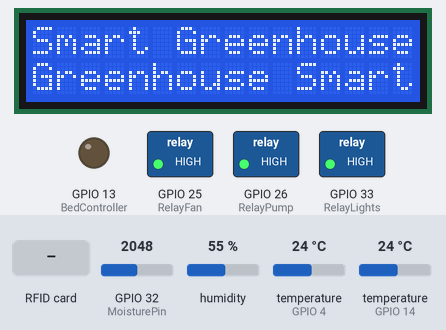
The sketch below on a simulated ESP32. Parts: 16×2 character LCD, switched loads named in the sketch (green lamp = pin HIGH), output pins drawn as LEDs (lit = HIGH). The test bench sets the inputs (shaded band); at power-on: temperature (sensors on GPIO 4, GPIO 14) 24 °C, GPIO 32 (MoisturePin) = 2048, humidity 55 %. WiFi joins after 1.5 s; servers stay silent unless stated; no MQTT or app messages arrive unless stated; what the sketch prints to the serial monitor is not drawn.

Above: at 1.8 s.
At 7.4 s:
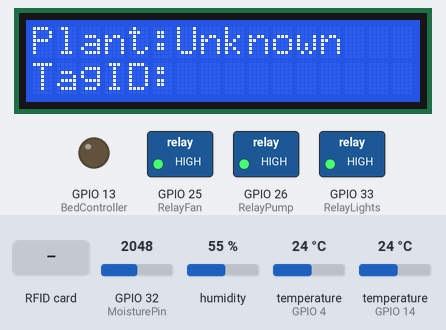
7.5 s: RFID card D3 FC C1 19 held to the reader
At 12.0 s:
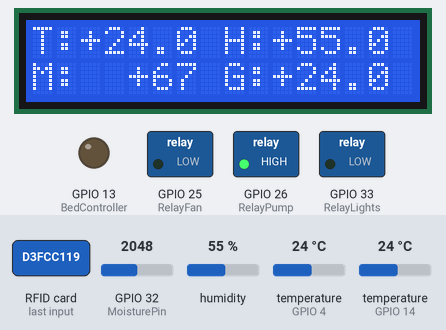
12.6 s: temperature (sensor on GPIO 4) set to 20.6 °C
19.7 s: temperature (sensor on GPIO 4) set to 19.6 °C
At 21.7 s:
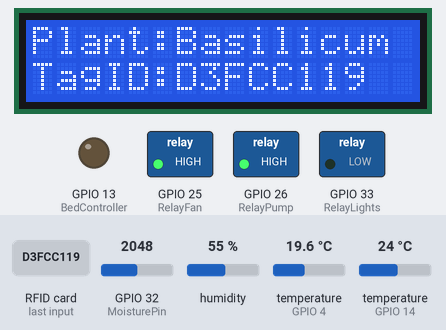
25.5 s: temperature (sensor on GPIO 14) set to 17 °C
32.6 s: temperature (sensor on GPIO 14) set to 16 °C
At 34.6 s:
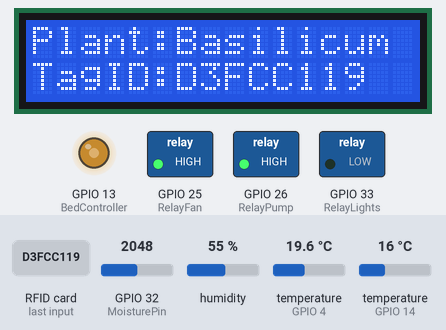
38.4 s: GPIO 32 (MoisturePin) set to 2983
45.5 s: GPIO 32 (MoisturePin) set to 3104
At 54.5 s:
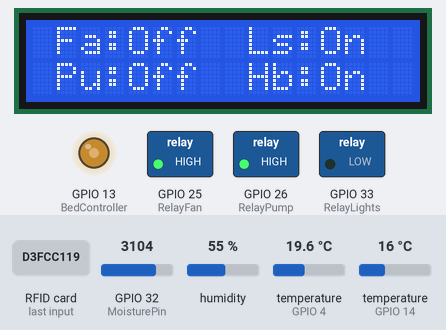
Timing chart, 0 to 84.9 s (numbered marks = the images above; inputs shaded):
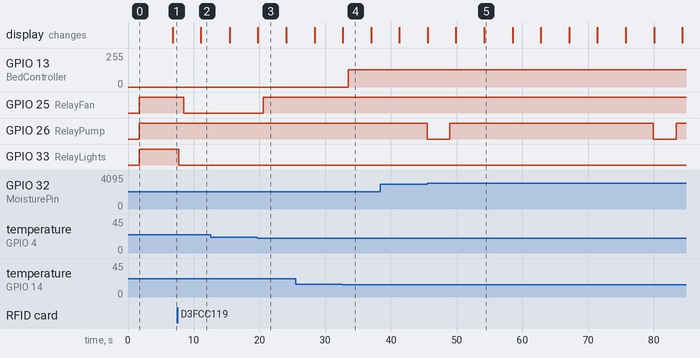

The sketch:

testGreenHouse.ino
```cpp
// Includes
#include <DHT.h>
#include <SPI.h>
#include <WiFi.h>
#include <MFRC522.h>
#include <OneWire.h>
#include <Arduino.h>
#include <PubSubClient.h>
#include <LiquidCrystal_I2C.h>
#include <DallasTemperature.h>

// definitions WiFi
const char* ssid = "MSI 6691";
const char* password = "123456789";

// definitions MQTT
const char* mqttServer = "192.168.137.64";
const int mqttPort = 1883;
const char* mqttUser = "Arnoud";
const char* mqttPassword = "raspberry";
const char* clientID = "client_greenhouse"; // MQTT client ID

WiFiClient espClient;
PubSubClient client(espClient);
unsigned long publishPeriod = 10000;
unsigned long startPublish;

// Ground temperature sensor
#define SOILPIN  14
OneWire oneWire(SOILPIN);
DallasTemperature DS18B20(&oneWire);

float GroundTemp = 0;

// Temperature and humidity sensor (DHT22)
#define DHTPIN 4  // Pin connected to the DHT sensor
#define DHTTYPE DHT22  // DHT11 or DHT22
DHT dht(DHTPIN, DHTTYPE);

float Temp = 0;
float TempTarget = 0;
float TempRange = 0;
float Humidity = 0;

// Relays
#define RelayPump 26
bool pumpState;
bool pumpInCycle;
unsigned long timeOnPump;
unsigned long timeOffPump;
unsigned long pumpOnPeriod = 3000;
unsigned long pumpOffPeriod = 30000;

#define RelayFan 25
bool fanState;
#define RelayLights 33
bool lightsState;

// Heat Bed Controller
#define BedController 13
bool heatbedState;
#define PWM_Freq  1000

int DutyCycle = 0;

// Moisture sensor
#define MoisturePin 32

int Moisture = 0;
int MoistureMaxRange = 0;
int MoistureMinRange = 0;
int MoistureTarget = 0;

// RFID reader
#define RST_PIN    2
#define SS_PIN     5

MFRC522 mfrc522(SS_PIN, RST_PIN);  // Create MFRC522 instance

byte readCard[4];
String tagID = "";
String Basilicum = "D3FCC119";
String Rozemarijn = "9CDF738";
String Plant = "Unknown";

LiquidCrystal_I2C lcd(0x27, 16, 2);
unsigned long lcdInfoPeriod = 4000;
unsigned long timeLCD;
unsigned long lcdInfoIdx = 0;

void setupWifi() {
  WiFi.begin(ssid, password);

  while (WiFi.status() != WL_CONNECTED)
  {
    delay(500);
    Serial.println("Connecting to WiFi..");
  }
  Serial.println("Connected to the WiFi network");

  client.setServer(mqttServer, mqttPort);
}

void clearLCD() {
  lcd.init();
  lcd.backlight();
  lcd.clear();
  lcd.setCursor(0, 0);
}

void splashLCD() {
  clearLCD();

  lcd.setCursor(0, 0);
  lcd.print("Smart Greenhouse");
  lcd.setCursor(0, 1);
  lcd.print("Greenhouse Smart");
}

void infoPlantLCD() {
  String line1, line2;
  char buffer[40];

  clearLCD();

  sprintf(buffer,"Plant:%s",Plant.c_str());
  line1 = String(buffer);
  sprintf(buffer,"TagID:%s",tagID.c_str());
  line2 = String(buffer);

  lcd.setCursor(0, 0);
  lcd.print(line1);
  lcd.setCursor(0, 1);
  lcd.print(line2);
}

void infoMeasuresLCD() {
  String line1, line2;
  char buffer[40];

  clearLCD();

  sprintf(buffer,"T:%+2.1f H:%+2.1f",Temp,Humidity);
  line1 = String(buffer);

  sprintf(buffer,"M:%+5d G:%+2.1f",Moisture,GroundTemp);
  line2 = String(buffer);

  // line1 = " T:" + String(Temp, 1) + "  H:" + String(Humidity, 1);
  //line2 = " M:" + String(Moisture) + "  G:" + String(GroundTemp, 1);

  lcd.setCursor(0, 0);
  lcd.print(line1);
  lcd.setCursor(0, 1);
  lcd.print(line2);
}

void infoActuatorsLCD() {
  String line1, line2;

  clearLCD();

  String strFan = "Off";
  if (fanState) strFan = "On ";
  String strLights = "Off";
  if (lightsState) strLights = "On ";
  String strPump = "Off";
  if (pumpState) strPump = "On ";
  String strHeatbed = "Off";
  if (heatbedState) strHeatbed = "On ";

  line1 = " Fa:" +  strFan + "  Ls:" + strLights;
  line2 = " Pu:" +  strPump + "  Hb:" + strHeatbed;

  lcd.setCursor(0, 0);
  lcd.print(line1);
  lcd.setCursor(0, 1);
  lcd.print(line2);
}

void startPump() {
  digitalWrite(RelayPump, LOW);
  pumpState = true;
  timeOnPump = millis();
}

void stopPump() {
  digitalWrite(RelayPump, HIGH);
  pumpState = false;
  timeOffPump = millis();
}

void cyclePump() {
  unsigned long timeNow = millis();

  if (pumpInCycle) {
    if (pumpState == true && (timeNow - timeOnPump >= pumpOnPeriod)) {
      stopPump();
    }

    if (pumpState == false && (timeNow - timeOffPump >= pumpOffPeriod)) {
      pumpInCycle = false;
    }
  }
  else {
    startPump();
    pumpInCycle = true;
  }
}

void startFan() {
  digitalWrite(RelayFan, LOW);
  fanState = true;
}

void stopFan() {
  digitalWrite(RelayFan, HIGH);
  fanState = false;
}

void startLights() {
  digitalWrite(RelayLights, LOW);
  lightsState = true;
}

void stopLights() {
  digitalWrite(RelayLights, HIGH);
  lightsState = false;
}

void startHeatbed(int dutycycle) {
  ledcWrite(0, map(dutycycle, 0, 100, 0, 256));
  heatbedState = true;
}

void stopHeatbed() {
  ledcWrite(0, 0);
  heatbedState = false;
}

void getMeasurements() {
  // Sensor Readings
  DS18B20.requestTemperatures();       // send the command to get temperatures
  float tmpTemp1 = DS18B20.getTempCByIndex(0);  // read temperature in °C
  if (tmpTemp1 > -126.5f) GroundTemp = tmpTemp1;

  float tmpTemp2 = dht.readTemperature();
  if (!isnan(tmpTemp2)) Temp = tmpTemp2;

  float tmpHumidity = dht.readHumidity();
  if (!isnan(tmpHumidity)) Humidity = tmpHumidity;

  Moisture = map(analogRead(MoisturePin), 1024, 4095, 100, 0);
}

boolean getID() {
  // Getting ready for Reading PICCs
  if ( ! mfrc522.PICC_IsNewCardPresent()) { //If a new PICC placed to RFID reader continue
    Serial.println("No new card");
    return false;
  }

  if ( ! mfrc522.PICC_ReadCardSerial()) { //Since a PICC placed get Serial and continue
    Serial.println("Couldn't read card");
    return false;
  }

  tagID = "";
  for ( uint8_t i = 0; i < 4; i++) { // The MIFARE PICCs that we use have 4 byte UID
    tagID.concat(String(mfrc522.uid.uidByte[i], HEX)); // Adds the 4 bytes in a single String variable
  }
  Serial.println("Card Read");
  tagID.toUpperCase();
  mfrc522.PICC_HaltA(); // Stop reading

  return true;
}

void MqttSendAllData() {
  // Check if WiFi still present
  if (WiFi.status() != WL_CONNECTED) {
    setupWifi();
  }

  if (!client.connected()) {
    Serial.println("Connecting to MQTT...");
    if (client.connect("ESP32Client", mqttUser, mqttPassword )) {
      Serial.println("connected");
    } else {
      Serial.print("failed with state ");
      Serial.print(client.state());
      return;
    }
  }

  if (Plant == "Basilicum") {
    client.publish("GreenHouse/Bak1/GroundTemp", String(GroundTemp).c_str());
    client.publish("GreenHouse/Bak1/Temperature", String(Temp).c_str());
    client.publish("GreenHouse/Bak1/Humidity", String(Humidity).c_str());
    client.publish("GreenHouse/Bak1/Moisture", String(Moisture).c_str());
    client.publish("GreenHouse/Bak1/Lights", String(lightsState).c_str());
    client.publish("GreenHouse/Bak1/Fan", String(fanState).c_str());
    client.publish("GreenHouse/Bak1/HeatBed", String(heatbedState).c_str());
    client.publish("GreenHouse/Bak1/Pump", String(pumpState).c_str());
  }

  if (Plant == "Rozemarijn") {
    client.publish("GreenHouse/Bak2/GroundTemp", String(GroundTemp).c_str());
    client.publish("GreenHouse/Bak2/Temperature", String(Temp).c_str());
    client.publish("GreenHouse/Bak2/Humidity", String(Humidity).c_str());
    client.publish("GreenHouse/Bak2/Moisture", String(Moisture).c_str());
    client.publish("GreenHouse/Bak2/Lights", String(lightsState).c_str());
    client.publish("GreenHouse/Bak2/Fan", String(fanState).c_str());
    client.publish("GreenHouse/Bak2/HeatBed", String(heatbedState).c_str());
    client.publish("GreenHouse/Bak2/Pump", String(pumpState).c_str());
  }

  Serial.println("Sent Data");
}

void dump() {

  Serial.print("now ");
  Serial.println(millis());
  Serial.print("pumpOn ");
  Serial.println(timeOnPump);
  Serial.print("PumpOff ");
  Serial.println(timeOffPump);
}

// Main setup function
void setup() {
  // init LCD display
  clearLCD();

  // Splash LCD
  splashLCD();

  // Setup WiFi
  setupWifi();

  // Setup Serial
  Serial.begin(115200);

  // Init ground temperature sensor (DS18B20)
  DS18B20.begin();    // initialize the DS18B20 sensor

  // Init Temperature and humidity sensor (DHT22)
  dht.begin();

  // Init RFID reader
  SPI.begin();      // Init SPI bus
  mfrc522.PCD_Init();   // Init MFRC522
  delay(4);       // Optional delay. Some board do need more time after init to be ready, see Readme
  mfrc522.PCD_DumpVersionToSerial();  // Show details of PCD - MFRC522 Card Reader details

  // pinmodes
  pinMode(MoisturePin, INPUT);
  pinMode(RelayLights, OUTPUT);
  pinMode(RelayFan, OUTPUT);
  pinMode(RelayPump, OUTPUT);

  // PWM init
  ledcAttachPin(BedController, 0);
  ledcSetup(0, PWM_Freq, 8);

  // Init actuators to default state
  stopLights();
  stopFan();
  stopHeatbed();
  stopPump();

  startPublish = millis();
  timeLCD = millis();
  lcdInfoIdx = 0;

  timeOnPump = millis();
  timeOffPump = timeOnPump;
  pumpInCycle = false;

  Plant = "Unknown";
  TempTarget = 0;
  TempRange = 100;
  MoistureTarget = 0;
  MoistureMaxRange = 100;
  MoistureMinRange = 100;

}

// Main loop function
void loop() {

  unsigned long timeNow = millis();

  // Check if we need to set a new plant
  if (getID())
  {
    // If a new plant is requested, set new parameters
    if (tagID == Basilicum && Plant != "Basilicum") {
      startLights();
      TempTarget = 20;
      TempRange = 2;
      MoistureTarget = 50;
      MoistureMaxRange = 10;
      MoistureMinRange = 15;
      Plant = "Basilicum";
    }
    else if (tagID == Rozemarijn && Plant != "Rozemarijn") {
      startLights();
      TempTarget = 25;
      TempRange = 2;
      MoistureTarget = 50;
      MoistureMaxRange = 10;
      MoistureMinRange = 5;
      Plant = "Rozemarijn";
    }
    else {
      if (Plant != "Unknown") {
        stopLights();
        TempTarget = 0;
        TempRange = 100;
        MoistureTarget = 0;
        MoistureMaxRange = 100;
        MoistureMinRange = 100;
        Plant = "Unknown";
      }
    }
  }

  getMeasurements();

  // Compare mean(groundtemperature, temperature) with desired value, if lower than desired, activate heatbed
  float meanTemp = (GroundTemp + Temp) / 2.0f;
  Serial.println(meanTemp);
  Serial.println(TempTarget);
  Serial.println(TempRange);
  if (meanTemp < TempTarget - TempRange) {
    Serial.println("cold");
    stopFan();
    startHeatbed(50);
  }
  else if (meanTemp > TempTarget + TempRange) {
    Serial.println("hot");
    stopHeatbed();
    startFan();
  }
  else if ( meanTemp < TempTarget + TempRange && meanTemp > TempTarget - TempRange) {
    Serial.println("perfect");
    stopHeatbed();
    stopFan();
  }

  // Compare moisture with desired value and activate pump if too low.
  if (Moisture < MoistureTarget - MoistureMinRange) {
    cyclePump();
  }

  if (timeNow - timeLCD >= lcdInfoPeriod) {
    switch (lcdInfoIdx) {
      case 0:
        infoPlantLCD();
        break;
      case 1:
        infoMeasuresLCD();
        break;
      case 2:
        infoActuatorsLCD();
        break;
      default:
        break;
    }
    lcdInfoIdx++;
    if (lcdInfoIdx > 2) lcdInfoIdx = 0;
    timeLCD = timeNow;
  }

  if (timeNow - startPublish >= publishPeriod) {
    MqttSendAllData();
    startPublish = timeNow;
  }
  delay(50);
  //dump();

  //Serial.println(dht.readTemperature());
}
```

Measured:
- the behaviour switches between 20 and 19.9 °C on temperature (sensor on GPIO 4) (found by bisection; images 2 and 3)
- the behaviour switches between 16.5 and 16.4 °C on temperature (sensor on GPIO 14) (found by bisection; images 3 and 4)
- the behaviour switches between 3050 and 3051 on GPIO 32 (MoisturePin) (found by bisection; images 4 and 5)
- after the input at 7.5 s, GPIO 25 (RelayFan): HIGH → LOW after 0.99 s; GPIO 33 (RelayLights): HIGH → LOW after 0.22 s
- after the input at 19.7 s, GPIO 25 (RelayFan): LOW → HIGH after 0.91 s
- after the input at 32.6 s, GPIO 13 (BedController): 0/255 → 128/255 after 0.92 s
- after the input at 45.5 s, GPIO 26 (RelayPump): alternates HIGH for 31.0 s and LOW for 3.5 s, starting at once
